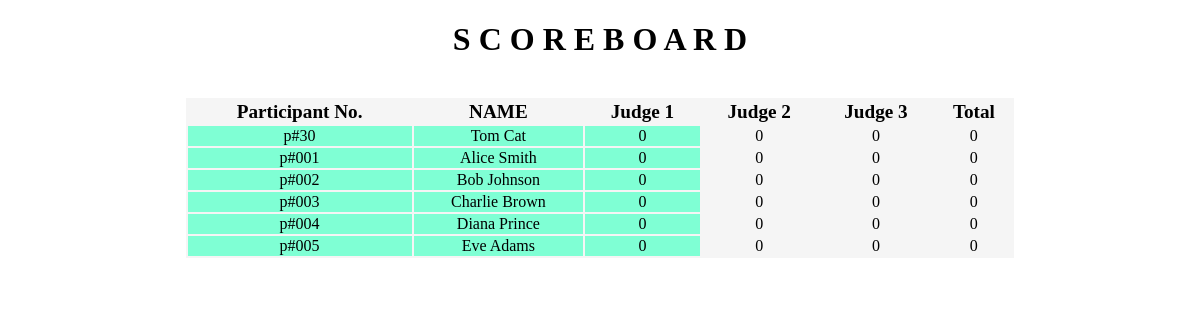
The app's page /scoreboard/index.php with its own data.
### tables this page shows
CREATE TABLE `participants` (
  `id` int(10) NOT NULL,
  `name` varchar(255) NOT NULL,
  `email` varchar(255) NOT NULL,
  `participant_no` varchar(10) NOT NULL
);

### scoreboard/board.php (the view, shortened to what this page needs)
<html>
<head>
    <link rel="stylesheet" href="../style.css">
</head>
<?php
require_once '../database/db.php';
$sql = 'select * from participants';
$results = $conn->query($sql);
$sql = 'select * from score';
$ps = $conn->query($sql);
$all_particiants = [];
if ($results->num_rows > 0) {
    while ($res = $results->fetch_assoc()) {
        $data = [
            'participant_no' => $res['participant_no'],
            'name' => $res['name'],
            'judge_1' =>  scores($res['participant_no'], $ps, 'j#01'),
            'judge_2' =>  scores($res['participant_no'], $ps, 'j#02'),
            'judge_3' =>  scores($res['participant_no'], $ps, 'j#03'),
            'total' => scores($res['participant_no'], $ps, 'j#01') +
                scores($res['participant_no'], $ps, 'j#02') +
                scores($res['participant_no'], $ps, 'j#03')
        ];
        array_push($all_particiants, $data);
    }
}
usort($all_particiants, function ($a, $b) {
    return $b['total'] - $a['total'];
});
function scores($participant, $ps, $judge)
{
    if ($ps->num_rows > 0) {
        while ($p = $ps->fetch_assoc()) {
            if ($p['participant_no'] == $participant && $p['judge_no'] == $judge) {
                $ps->data_seek(0);
                return $p['score'];
            }
        }
        $ps->data_seek(0);
        return '00';
    } else {
        return 00;
    }
}
?>
<tbody id="dataTable">
    <?php
    for ($i = 0; $i < count($all_particiants); $i++) {
        echo (
            '
            <tr>
                <td class="text-center top">' . $all_particiants[$i]['participant_no'] . '</td>
                <td class="text-center top">' . $all_particiants[$i]['name'] . '</td>
                <td style="text-align: center;" class="top">' . $all_particiants[$i]['judge_1'] . '</td>
                <td class="text-center">' . $all_particiants[$i]['judge_2'] . '</td>
                <td class="text-center">' . $all_particiants[$i]['judge_3'] . '</td>
                <td class="text-center">' . $all_particiants[$i]['total'] . '</td>
            </tr>
            '
        );
    }
    ?>
</tbody>
</html>

### style.css (style rules this page uses)
.text-center { text-align: center; }
.top { background-color: aquamarine; }

### scoreboard/index.php (style rules this page uses)
.text-center { text-align: center; }

### scoreboard/board.php (style rules this page uses)
.text-center { text-align: center; }

### records on screen
participants: participant_no "p#30", name "Tom Cat"
participants: participant_no "p#001", name "Alice Smith"
participants: participant_no "p#002", name "Bob Johnson"
participants: participant_no "p#003", name "Charlie Brown"
participants: participant_no "p#004", name "Diana Prince"
participants: participant_no "p#005", name "Eve Adams"

### other values on screen
$all_particiants[$i]['judge_1'] "0"
$all_particiants[$i]['judge_2'] "0"
$all_particiants[$i]['judge_3'] "0"
$all_particiants[$i]['total'] "0"
